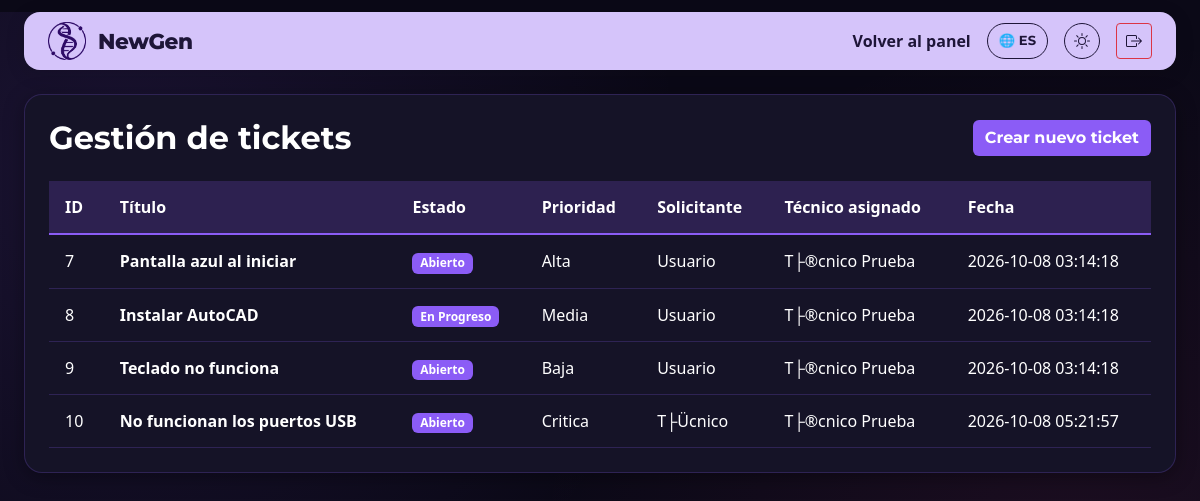
/tickets.php (signed in), run on the app's committed database.
### tables this page shows
CREATE TABLE `ticket` (
  `id_ticket` int(11) NOT NULL AUTO_INCREMENT,
  `id_usuario` int(11) NOT NULL,
  `id_tecnico` int(11) NOT NULL,
  `titulo` varchar(100) NOT NULL,
  `descripcion` text DEFAULT NULL,
  `fecha_creacion` datetime NOT NULL,
  `estado` varchar(30) DEFAULT NULL,
  `prioridad` varchar(20) DEFAULT NULL,
  PRIMARY KEY (`id_ticket`),
  KEY `fk_ticket_usuario` (`id_usuario`),
  KEY `fk_ticket_tecnico` (`id_tecnico`),
  CONSTRAINT `fk_ticket_tecnico` FOREIGN KEY (`id_tecnico`) REFERENCES `tecnico` (`id_tecnico`),
  CONSTRAINT `fk_ticket_usuario` FOREIGN KEY (`id_usuario`) REFERENCES `usuario` (`id_usuario`)
);

### tickets.php (the view, shortened to what this page needs)
<?php
include("conexion.php");
if(isset($_SESSION["rol"]) && $_SESSION["rol"] == 3) {
    $id_usr = $_SESSION["id"];
    $sql = "SELECT t.id_ticket, t.titulo, t.descripcion, t.fecha_creacion, t.estado, t.prioridad,
            CONCAT(u.nombre, ' ', u.apellido) AS usuario,
            CONCAT(tec.nombre, ' ', tec.apellido) AS tecnico
            FROM ticket t
            LEFT JOIN usuario u ON t.id_usuario = u.id_usuario
            LEFT JOIN tecnico tec ON t.id_tecnico = tec.id_tecnico
            WHERE t.id_usuario = $id_usr";
} else {
    $sql = "SELECT t.id_ticket, t.titulo, t.descripcion, t.fecha_creacion, t.estado, t.prioridad,
            CONCAT(u.nombre, ' ', u.apellido) AS usuario,
            CONCAT(tec.nombre, ' ', tec.apellido) AS tecnico
            FROM ticket t
            LEFT JOIN usuario u ON t.id_usuario = u.id_usuario
            LEFT JOIN tecnico tec ON t.id_tecnico = tec.id_tecnico";
}
$resultado = mysqli_query($conexion, $sql);
?>
<!DOCTYPE html>
<html lang="es">
<head>
    <link href="https://cdn.jsdelivr.net/npm/bootstrap@5.3.0/dist/css/bootstrap.min.css" rel="stylesheet">
    <link rel="stylesheet" href="dashboard.css">
</head>
<body>
    <header class="top-bar">
        <a href="dashboard.php" class="logo-brand">
            <img src="logo.png" alt="NewGen Logo" style="height: 38px;">
            <span>NewGen</span>
        </a>
        <div class="d-flex gap-3 align-items-center">
            <a href="dashboard.php" style="color: var(--top-bar-text); font-weight: 700; text-decoration: none;" data-i18n="back_to_dashboard">Volver al panel</a>
            <button class="btn btn-sm lang-toggle-btn" id="langToggle" title="Cambiar idioma / Switch language">
            </button>
            <button class="btn btn-sm theme-toggle-btn rounded-circle" id="themeToggle" style="width: 36px; height: 36px;" title="Cambiar tema">
            </button>
            <a href="logout.php" class="btn btn-sm btn-outline-danger" style="display:flex; align-items:center; justify-content:center; width:36px; height:36px;" title="Cerrar sesión">
            </a>
        </div>
    </header>
    <div class="dashboard-container">
        <div class="list-card">
            <div class="d-flex justify-content-between align-items-center mb-4 flex-wrap gap-2">
                <h2 class="text-white m-0" style="font-family: 'Montserrat', sans-serif; font-weight: 700;" data-i18n="tickets_title">Gestión de tickets</h2>
                <a href="ticket_nuevo.php" class="btn btn-primary fw-bold" style="background-color: #8B5CF6; border: none; font-family: 'Montserrat', sans-serif; color: #FFFFFF !important;" data-i18n="tickets_add_btn">Crear nuevo ticket</a>
            </div>
            <div class="table-responsive">
                <table class="table table-custom table-hover" style="background-color: transparent;">
                    <thead>
                        <tr>
                            <th data-i18n="tickets_th_id">ID</th>
                            <th data-i18n="tickets_th_title">Título</th>
                            <th data-i18n="tickets_th_status">Estado</th>
                            <th data-i18n="tickets_th_priority">Prioridad</th>
                            <th data-i18n="tickets_th_user">Solicitante</th>
                            <th data-i18n="tickets_th_tech">Técnico</th>
                            <th data-i18n="tickets_th_date">Fecha</th>
                        </tr>
                    </thead>
                    <tbody>
                        <?php while($fila = mysqli_fetch_assoc($resultado)){ ?>
                        <tr>
                            <td><?= $fila['id_ticket']; ?></td>
                            <td class="fw-bold"><?= htmlspecialchars($fila['titulo']); ?></td>
                            <td><span class="badge" style="background-color: #8B5CF6; color: #FFFFFF; font-weight: 600;"><?= htmlspecialchars($fila['estado']); ?></span></td>
                            <td><?= htmlspecialchars($fila['prioridad']); ?></td>
                            <td><?= htmlspecialchars($fila['usuario'] ? $fila['usuario'] : "-"); ?></td>
                            <td><?= htmlspecialchars($fila['tecnico'] ? $fila['tecnico'] : "Sin asignar"); ?></td>
                            <td><?= htmlspecialchars($fila['fecha_creacion']); ?></td>
                        </tr>
                        <?php } ?>
                    </tbody>
                </table>
            </div>
        </div>
    </div>
</body>
</html>

### data on the page
ticket: id_ticket "7", titulo "Pantalla azul al iniciar", estado "Abierto", prioridad "Alta", usuario "Usuario", tecnico "T├®cnico Prueba", fecha_creacion "2026-10-08 03:14:18"
ticket: id_ticket "8", titulo "Instalar AutoCAD", estado "En Progreso", prioridad "Media", usuario "Usuario", tecnico "T├®cnico Prueba", fecha_creacion "2026-10-08 03:14:18"
ticket: id_ticket "9", titulo "Teclado no funciona", estado "Abierto", prioridad "Baja", usuario "Usuario", tecnico "T├®cnico Prueba", fecha_creacion "2026-10-08 03:14:18"
ticket: id_ticket "10", titulo "No funcionan los puertos USB", estado "Abierto", prioridad "Critica", usuario "T├Ücnico", tecnico "T├®cnico Prueba", fecha_creacion "2026-10-08 05:21:57"
